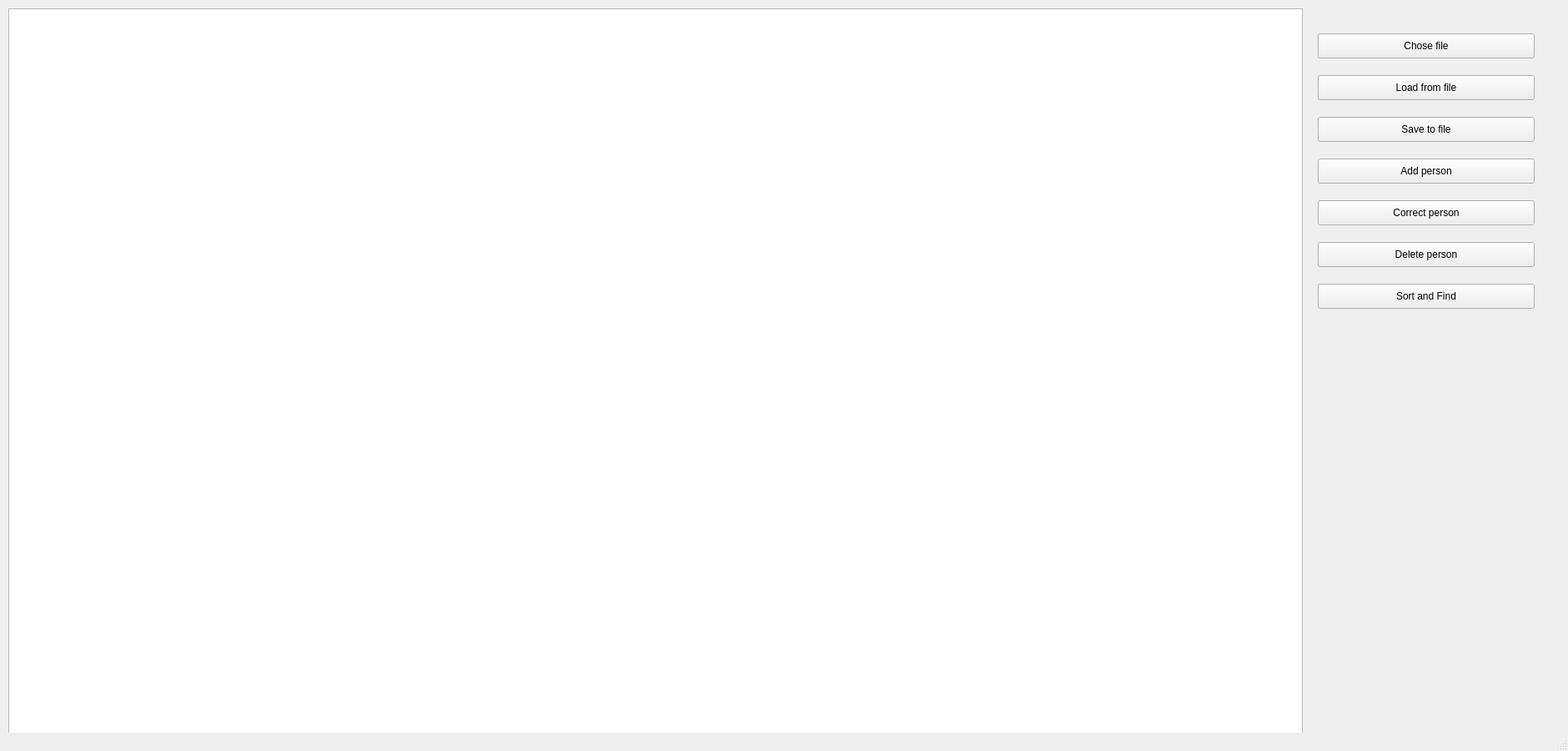
<?xml version="1.0" encoding="UTF-8"?>
<ui version="4.0">
 <class>MainWindow</class>
 <widget class="QMainWindow" name="MainWindow">
  <property name="geometry">
   <rect>
    <x>0</x>
    <y>0</y>
    <width>1880</width>
    <height>900</height>
   </rect>
  </property>
  <property name="windowTitle">
   <string>MainWindow</string>
  </property>
  <widget class="QWidget" name="centralwidget">
   <widget class="QTableWidget" name="studentsTable">
    <property name="geometry">
     <rect>
      <x>10</x>
      <y>10</y>
      <width>1552</width>
      <height>880</height>
     </rect>
    </property>
   </widget>
   <widget class="QPushButton" name="findButton">
    <property name="geometry">
     <rect>
      <x>1580</x>
      <y>40</y>
      <width>260</width>
      <height>30</height>
     </rect>
    </property>
    <property name="text">
     <string>Chose file</string>
    </property>
   </widget>
   <widget class="QPushButton" name="loadButton">
    <property name="geometry">
     <rect>
      <x>1580</x>
      <y>90</y>
      <width>260</width>
      <height>30</height>
     </rect>
    </property>
    <property name="text">
     <string>Load from file</string>
    </property>
   </widget>
   <widget class="QPushButton" name="saveButton">
    <property name="geometry">
     <rect>
      <x>1580</x>
      <y>140</y>
      <width>260</width>
      <height>30</height>
     </rect>
    </property>
    <property name="text">
     <string>Save to file</string>
    </property>
   </widget>
   <widget class="QPushButton" name="addButton">
    <property name="geometry">
     <rect>
      <x>1580</x>
      <y>190</y>
      <width>260</width>
      <height>30</height>
     </rect>
    </property>
    <property name="text">
     <string>Add person</string>
    </property>
   </widget>
   <widget class="QPushButton" name="correctButton">
    <property name="geometry">
     <rect>
      <x>1580</x>
      <y>240</y>
      <width>260</width>
      <height>30</height>
     </rect>
    </property>
    <property name="text">
     <string>Correct person</string>
    </property>
   </widget>
   <widget class="QPushButton" name="deleteButton">
    <property name="geometry">
     <rect>
      <x>1580</x>
      <y>290</y>
      <width>260</width>
      <height>30</height>
     </rect>
    </property>
    <property name="text">
     <string>Delete person</string>
    </property>
   </widget>
   <widget class="QPushButton" name="sortButton">
    <property name="geometry">
     <rect>
      <x>1580</x>
      <y>340</y>
      <width>260</width>
      <height>30</height>
     </rect>
    </property>
    <property name="text">
     <string>Sort and Find</string>
    </property>
   </widget>
  </widget>
  <widget class="QMenuBar" name="menubar">
   <property name="geometry">
    <rect>
     <x>0</x>
     <y>0</y>
     <width>1880</width>
     <height>23</height>
    </rect>
   </property>
  </widget>
  <widget class="QStatusBar" name="statusbar"/>
 </widget>
 <resources/>
 <connections/>
</ui>
